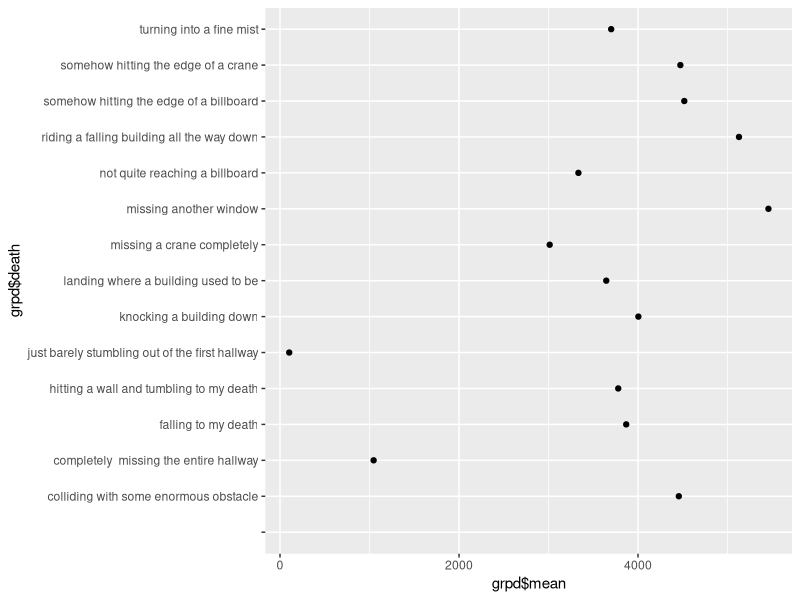

Write R code to recreate this figure.
library('plyr')
library('ggplot2')
dat <- read.csv('data/canabaltdetailedscores.csv',stringsAsFactors=FALSE)
names(dat)<-c('score','death','device')
grpd<-ddply(dat,"death",function(df)c(length(df$score),round(mean(df$score)),round(sd(df$score)),median(df$score),max(df$score),min(df$score),max(df$score)-min(df$score)))
names(grpd) <- c('death','count','mean','stddev','median','max','min','range')
qplot(grpd$mean,grpd$death)